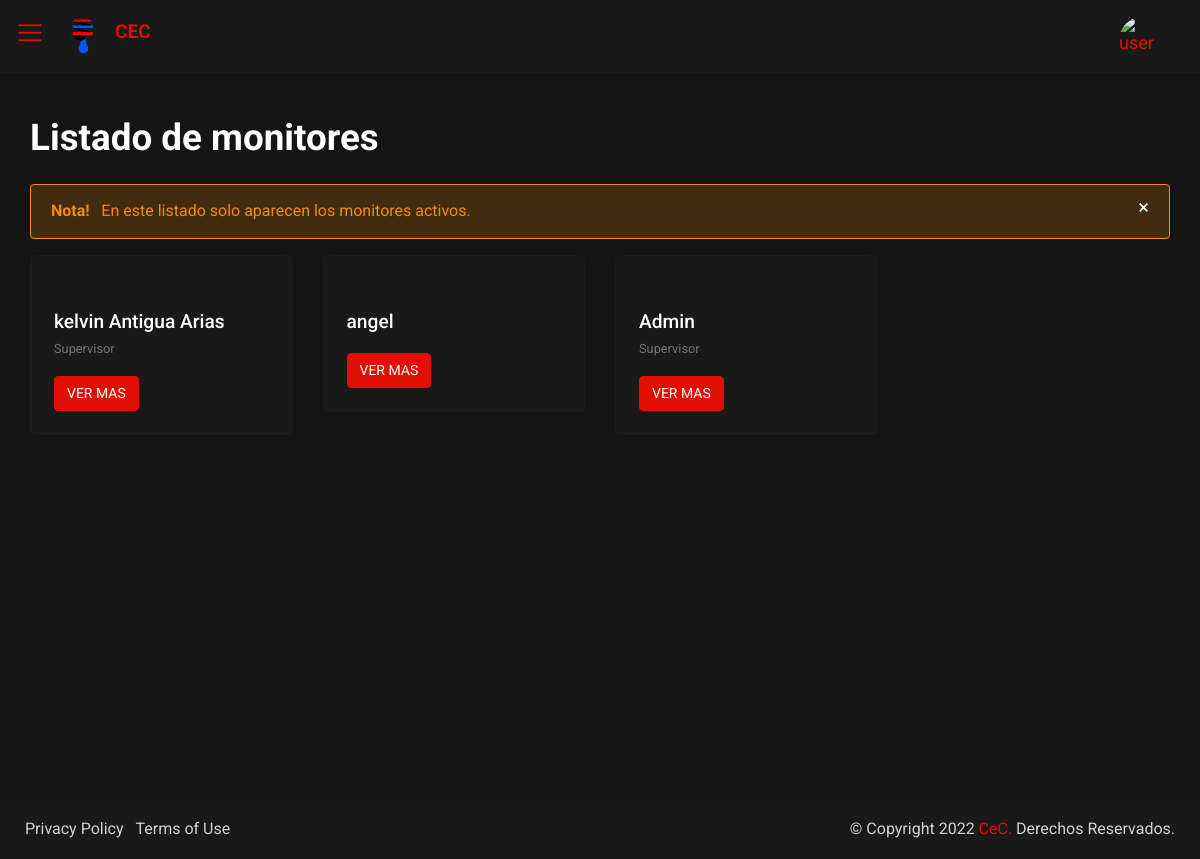
/Administrador/dashboard/ListadoUsuarios.php (signed in), run on the app's committed database.
### tables this page shows
CREATE TABLE `empleados` (
  `id` int(11) NOT NULL,
  `nombre` varchar(255) NOT NULL,
  `user` varchar(255) NOT NULL,
  `contra` varchar(200) NOT NULL,
  `imagen` varchar(1000) NOT NULL,
  `edad` int(100) NOT NULL,
  `cargo` varchar(50) NOT NULL,
  `pais` varchar(255) NOT NULL,
  `direccion` varchar(255) NOT NULL,
  `correo` varchar(200) NOT NULL,
  `twitter` varchar(255) NOT NULL,
  `facebook` varchar(255) NOT NULL,
  `instagram` varchar(255) NOT NULL,
  `linkeddin` varchar(255) NOT NULL,
  `compania` varchar(255) NOT NULL,
  `telefono` varchar(255) NOT NULL,
  `permiso` varchar(255) NOT NULL,
  `estado` varchar(255) NOT NULL,
  `Acercade` varchar(255) NOT NULL
);

### Administrador/dashboard/ListadoUsuarios.php (the view, shortened to what this page needs)
<?php include 'Template/Cabecerar.php';?>
<?php
$sentenciaSQL = $conexion -> prepare("SELECT * FROM empleados");
$sentenciaSQL -> execute();
$listado = $sentenciaSQL -> fetchAll(PDO::FETCH_ASSOC);
?>
<div id="content-page" class="content-page">
   <div class="container-fluid">
   <h2 class="font-weight-bold mb-2">Listado de monitores</h2>
    <p class="font-italic text-muted mb-4">
        <div class="alert alert-warning alert-dismissible fade show" role="alert">
            <strong>Nota!⠀</strong> En este listado solo aparecen los monitores activos.
            <button type="button" class="close" data-dismiss="alert" aria-label="Close">
                <span aria-hidden="true">&times;</span>
            </button>
        </div>
    </p>
  <div class="row pb-5 mb-4">
    <?php foreach($listado as $lis) { ?>
    <div class="col-lg-3 col-md-6 mb-4 mb-lg-0">
      <div class="card shadow-sm border-0 rounded">
        <div class="card-body p-0"><img src="https://cdn.pixabay.com/photo/2020/07/01/12/58/icon-5359553_960_720.png" alt="" class="w-100 card-img-top">
          <div class="p-4">
            <h5 class="mb-0"><?php echo $lis['nombre']?></h5>
            <p class="small text-muted"><?php echo $lis['cargo']?></p>
            <button type="button" class="btn btn-primary" data-toggle="modal" data-target=".bd-example-modal-lg">
             VER MAS
            </button>
          </div>
        </div>
      </div>
    </div>
    <?php }  ?>
    </div>
  </div>
    </div>
</div>
<?php include 'Template/Pie.php';?>

### Administrador/assets/css/typography.css (style rules this page uses)
body { font-family: 'Roboto', sans-serif; font-weight: 400; font-style: normal; font-size: 16px; line-height: 1.8; padding: 0; margin: 0; color: var(--iq-body-text); background: var(--iq-body-bg); }
a, .btn { -webkit-transition: all 0.5s ease-out 0s; -moz-transition: all 0.5s ease-out 0s; -ms-transition: all 0.5s ease-out 0s; -o-transition: all 0.5s ease-out 0s; transition: all 0.5s ease-out 0s; }
a, button, input, btn { outline: medium none !important; }
h1, h2, h3, h4, h5, h6 { font-family: 'Roboto', sans-serif; font-weight: 500; margin: 0px; line-height: 1.5; color: var(--iq-title-text); }
h2 { font-size: 2.300em; line-height: 1.200em; }
h5 { font-size: 1.200em; }
.rounded { border-radius: 5px !important; }
.card { background-color:var(--iq-light-card); }
.btn { font-size: 14px; border-radius: 4px; }
.btn-primary { background: var(--iq-primary); border-color: var(--iq-primary); }
.alert-warning { color: var(--iq-warning); border-color: var(--iq-warning-dark); background-color: var(--iq-light-warning); }
.alert { display: -webkit-box; display: -ms-flexbox; display: flex; -webkit-box-align: stretch; -ms-flex-align: stretch; align-items: stretch; }
.alert .close { float: right; font-size: 20px; font-weight: 400; line-height: 1; color: var(--iq-white); text-shadow: none; opacity: 1; }

### Administrador/assets/css/style.css (style rules this page uses)
::placeholder { color: #d9d5d5 !important; opacity: 1; }
.content-page { overflow: hidden; margin-left: 300px; padding: 117px 15px 0; min-height: 100vh; -webkit-transition: all 0.3s ease-out 0s; -moz-transition: all 0.3s ease-out 0s; -ms-transition: all 0.3s ease-out 0s; -o-transition: all 0.3s ease-out 0s; transition: all 0.3s ease-out 0s; }
.card { z-index: 0; border: none; position: relative; }

### Administrador/assets/css/responsive.css (style rules this page uses)
@media (max-width:1299px) { .content-page, body.sidebar-main .content-page { margin-left: 0; padding: 116px 15px 0; } }

### Administrador/assets/css/variable.css (style rules this page uses)
:root { --iq-title-text: #ffffff; --iq-body-text: #D1D0CF; --iq-body-bg : #141414; --iq-primary: #e20e02; --iq-secondary:#83878a; --iq-success: #14e788; --iq-warning: #f68a04; --iq-danger:#545E75; --iq-info: #007aff; --iq-dark: #000000; --iq-light: #fafafb; --iq-white: #ffffff; --iq-black: #ffffff; --iq-gray: #b1b1b1; --iq-dark1:#a2a4af; --iq-light-primary: rgba(226,14,2,0.2); --iq-light-secondary: rgba(131,135,138,0.2); --iq-light-success: rgba(20,231,136,0.2); --iq-light-danger:rgba(84,94,117,0.2); --iq-light-warning:rgba(246,138,4,0.2); --iq-light-info: rgba(0,122,255,0.2); --iq-light-light:rgba(250,250,251,0.2); --iq-light-dark: rgba(0,0,0,0.2); --iq-primary-hover: #bf000a; --iq-secondary-hover: #807e7e; --iq-success-hover: #42f9d9; --iq-danger-hover: #3c4354; --iq-warning-hover: #fdb45e; --iq-info-hover: #c280ea; --iq-dark-hover: #44454e; --iq-light-hover: #eaeeff; --iq-border: #141414; --iq-border-light: #141414; --iq-border-danger: #ff9273; --iq-light-card:#191919; --iq-primary-rgb: 100, 114, 248; --iq-primary-light: #f3fffe; --iq-bg1:#363636; --iq-disable:#313946; }

### data on the page
empleados: nombre "kelvin Antigua Arias", cargo "Supervisor"
empleados: nombre "angel"
empleados: nombre "Admin", cargo "Supervisor"
